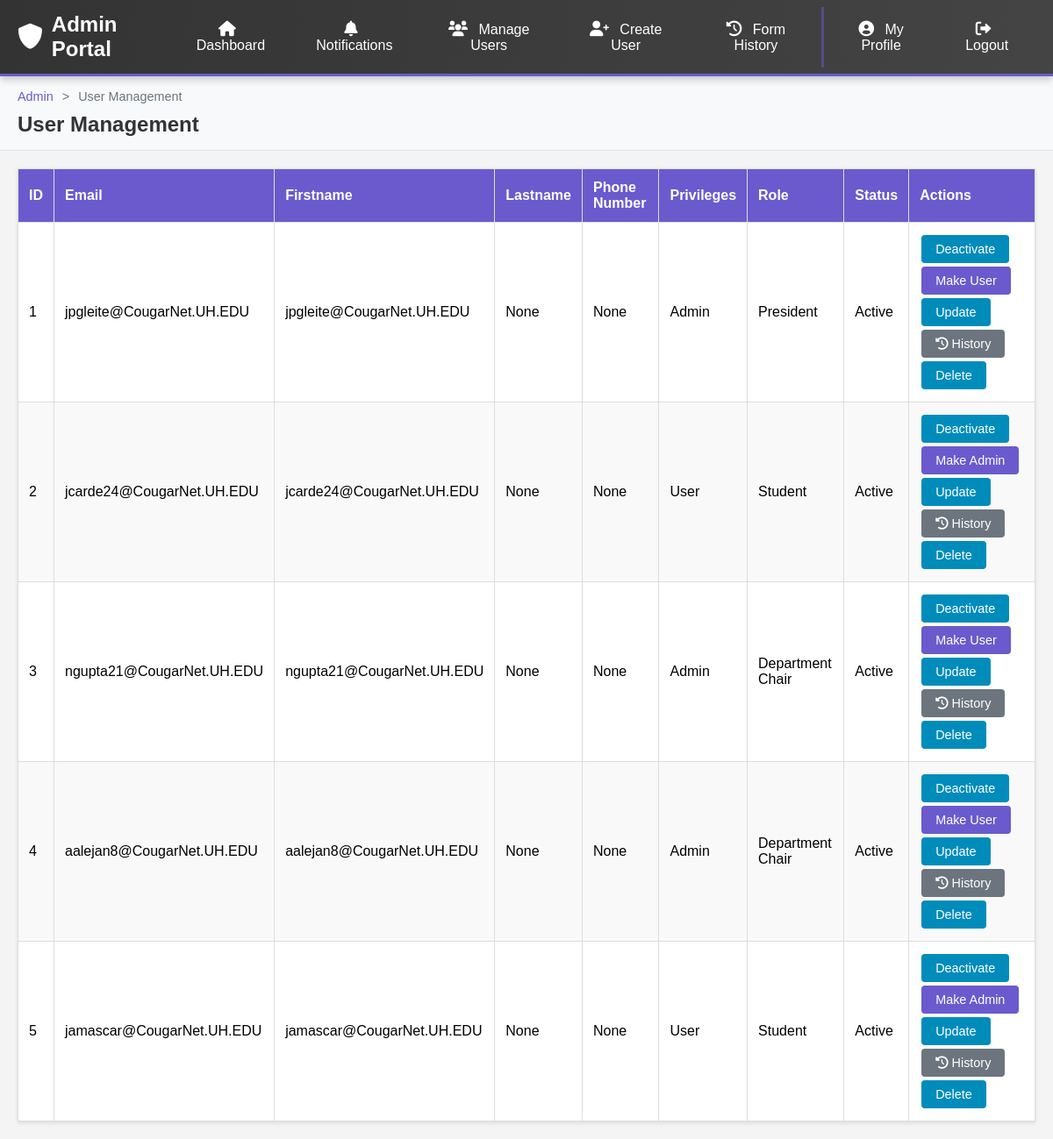
Page /a on the earlier database version.
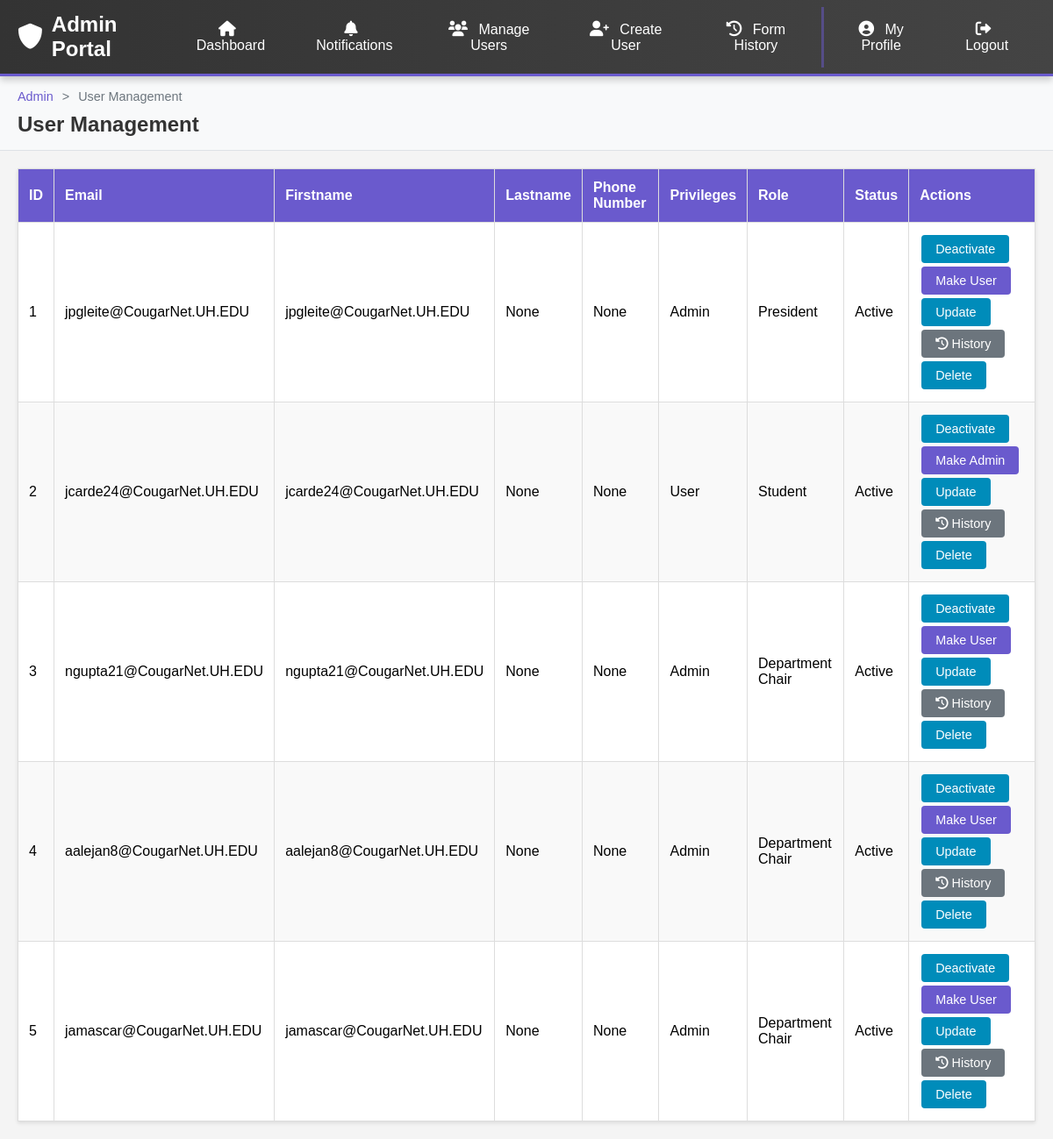
Same page on the later database version.
### main.py (models this page shows, shortened)
class Profile(db.Model):
    id = db.Column(db.Integer, primary_key=True)
    first_name = db.Column(db.String(20), nullable=True)
    last_name = db.Column(db.String(20), nullable=True)
    active = db.Column(db.Boolean, default=True, nullable=True)
    pass_word = db.Column(db.String(200), nullable=False)  # Hashed passwords
    privilages_ = db.Column(db.String(20), default='user')
    user_roles = db.relationship('UserRole', back_populates='user')
    email_ = db.Column(db.String(100), nullable=True)
    usertokenid = db.Column(db.String(100), nullable=True)
    bio = db.Column(db.Text, nullable=True)
    phoneN_ = db.Column(db.String(200), nullable=True)
    address = db.Column(db.String(200), nullable=True)
    enroll_status = db.Column(db.String(200), nullable=True)
    date_created = db.Column(db.DateTime, default=datetime.utcnow)

class UserRole(db.Model):
    __tablename__ = 'user_roles'
    id = db.Column(db.Integer, primary_key=True)
    user_id = db.Column(db.Integer, db.ForeignKey('profile.id'))
    role_id = db.Column(db.Integer, db.ForeignKey('roles.id'))
    department_id = db.Column(db.Integer, db.ForeignKey('departments.id'))
    role = db.relationship('Role', back_populates='user_roles')
    department = db.relationship('Department')
    user = db.relationship('Profile', back_populates='user_roles')

class Role(db.Model):
    __tablename__ = 'roles'
    id = db.Column(db.Integer, primary_key=True)
    name = db.Column(db.String(50), unique=True)  # student, department_chair, president
    level = db.Column(db.Integer)  # 1=student, 2=chair, 3=president
    user_roles = db.relationship('UserRole', back_populates='role')

### main.py (the view)
@app.route('/a')
def ad():
    profiles = Profile.query.all()  # Retrieve all profiles from the database
    return render_template('adminpage.html', profiles=profiles)

### main.py (called while the page is built)
@app.before_request
def check_user_active():
    user_id = session.get('user_id')
    if user_id:
        user = Profile.query.get(user_id)
        if user and not user.active and user.privilages_ != 'admin':
            session.clear()  # Clear session to prevent further access
            return redirect(url_for('deactivated'))  # Redirect to a deactivated page

### templates/adminpage.html (shortened to what this page needs)
<!DOCTYPE html>
<html>
  <head>
    <link
      rel="stylesheet"
      href="https://cdnjs.cloudflare.com/ajax/libs/font-awesome/6.0.0/css/all.min.css"
    />
    <link
      rel="stylesheet"
      href="{{ url_for('static', filename='css/admin_navbar.css') }}"
    />
  </head>
  <body>
    <nav class="admin-navbar">
      <div class="nav-container">
        <div class="top-bar">
          <a href="/ap" class="logo">
            <i class="fas fa-shield-alt"></i> Admin Portal
          </a>
        </div>
        <div class="nav-links">
          <a href="/ap"><i class="fas fa-home"></i> Dashboard</a>
          <a href="/notifications"><i class="fas fa-bell"></i> Notifications</a>
          <a href="/adminpage"><i class="fas fa-users"></i> Manage Users</a>
          <a href="/create"><i class="fas fa-user-plus"></i> Create User</a>
          <a href="/form_history"
            ><i class="fas fa-history"></i> Form History</a
          >
          <a href="/profile" class="profile-link"
            ><i class="fas fa-user-circle"></i> My Profile</a
          >
          <a href="{{ url_for('logout') }}"
            ><i class="fas fa-sign-out-alt"></i> Logout</a
          >
        </div>
      </div>
    </nav>
    <div class="page-header">
      <ul class="breadcrumb">
        <li><a href="/ap">Admin</a></li>
        <li class="current">User Management</li>
      </ul>
      <h2>User Management</h2>
    </div>
    <div class="main-container">
      <table>
        <thead>
          <tr>
            <th>ID</th>
            <th>Email</th>
            <th>Firstname</th>
            <th>Lastname</th>
            <th>Phone Number</th>
            <th>Privileges</th>
            <th>Role</th>
            <th>Status</th>
            <th>Actions</th>
          </tr>
        </thead>
        <tbody>
          {% for data in profiles %}
          <tr>
            <td>{{ data.id }}</td>
            <td>{{data.email_}}</td>
            <td>{{ data.first_name }}</td>
            <td>{{ data.last_name }}</td>
            <td>{{ data.phoneN_ }}</td>
            <td>
              {% if data.privilages_ == "admin" %} Admin {% else %} User {%
              endif %}
            </td>
            <td>
              {% if data.user_roles %} {% for user_role in data.user_roles %}
              <span class="role-badge role-{{ user_role.role.name }}">
                {{ user_role.role.name|replace('_', ' ')|title }}
              </span>
              {% endfor %} {% else %}
              <span class="role-badge role-student">Student</span>
              {% endif %}
            </td>
            <td>{% if data.active %} Active {% else %} Inactive {% endif %}</td>
            <td>
              <a href="/active/{{ data.id }}" class="action-btn">
                {% if data.active %} Deactivate {% else %} Activate {% endif %}
              </a>
              <a href="/priv/{{ data.id }}" class="priv-btn">
                {% if data.privilages_ == "user" %} Make Admin {% else %} Make
                User {% endif %}
              </a>
              <a href="/update/{{ data.id }}" class="action-btn">Update</a>
              <a href="/history/{{ data.id }}" class="history-btn">
                <i class="fas fa-history"></i> History
              </a>
              <a
                href="/delete/{{ data.id }}"
                class="action-btn"
                onclick="return confirm('Are you sure you want to delete this user?')"
                >Delete</a
              >
            </td>
          </tr>
          {% endfor %}
        </tbody>
      </table>
    </div>
  </body>
</html>

### static/css/admin_navbar.css (style rules this page uses)
.admin-navbar { background: linear-gradient(90deg, #333 0%, #444 100%); overflow: hidden; box-shadow: 0 4px 10px rgba(0, 0, 0, 0.2); position: sticky; top: 0; z-index: 1000; border-bottom: 3px solid #6a5acd; }
.admin-navbar .nav-container { display: flex; justify-content: space-between; align-items: center; max-width: 1200px; margin: 0 auto; padding: 0 20px; }
.admin-navbar .logo { color: white; font-weight: bold; font-size: 1.5rem; padding: 14px 0; text-decoration: none; display: flex; align-items: center; transition: all 0.3s ease; }
.admin-navbar .logo i { margin-right: 10px; font-size: 1.2em; }
.admin-navbar .nav-links { display: flex; margin: 0; padding: 0; }
.admin-navbar .nav-links a { display: flex; align-items: center; color: #f0f0f0; text-align: center; padding: 16px 20px; text-decoration: none; transition: all 0.3s ease; position: relative; font-weight: 500; }
.admin-navbar .nav-links a i { margin-right: 8px; font-size: 1.1em; }
.admin-navbar .nav-links a.profile-link { border-left: 3px solid rgba(106, 90, 205, 0.5); }

### templates/adminpage.html (style rules this page uses)
body { background-color: #f4f4f4; font-family: Arial, sans-serif; margin: 0; padding: 0; color: #333; }
.admin-navbar { background-color: #333; overflow: hidden; box-shadow: 0 4px 8px rgba(0, 0, 0, 0.2); position: sticky; top: 0; z-index: 1000; }
.admin-navbar .nav-container { display: flex; justify-content: space-between; align-items: center; max-width: 1200px; margin: 0 auto; padding: 0 20px; }
.admin-navbar .logo { color: white; font-weight: bold; font-size: 1.5rem; padding: 14px 0; text-decoration: none; display: flex; align-items: center; }
.admin-navbar .logo i { margin-right: 10px; }
.admin-navbar .nav-links { display: flex; }
.admin-navbar .nav-links a { display: block; color: white; text-align: center; padding: 16px 20px; text-decoration: none; transition: all 0.3s ease; }
.page-header { background-color: #f8f9fa; padding: 15px 20px; border-bottom: 1px solid #dee2e6; max-width: 1200px; margin: 0 auto; }
.page-header .breadcrumb { display: flex; list-style: none; padding: 0; margin: 0; }
.page-header .breadcrumb li { display: inline; font-size: 0.9rem; }
.page-header .breadcrumb li:not(:last-child)::after { content: ">"; margin: 0 10px; color: #6c757d; }
.page-header .breadcrumb a { color: #6a5acd; text-decoration: none; }
.page-header .breadcrumb .current { color: #6c757d; font-weight: 500; }
.page-header h2 { margin: 10px 0 0 0; color: #333; }
.main-container { max-width: 1200px; margin: 20px auto; padding: 0 20px; }
table { width: 100%; border-collapse: collapse; background-color: #fff; color: #000; margin-top: 20px; box-shadow: 0 2px 4px rgba(0, 0, 0, 0.1); }
th, td { border: 1px solid #ddd; padding: 12px; text-align: left; }
th { background-color: #6a5acd; color: #fff; font-weight: 600; }
tr:nth-child(even) { background-color: #f9f9f9; }
.action-btn { display: inline-block; background-color: #008cba; color: #fff; padding: 8px 16px; text-decoration: none; font-size: 0.9rem; border-radius: 4px; transition: background-color 0.3s ease; margin: 2px; }
.priv-btn { display: inline-block; background-color: #6a5acd; color: #fff; padding: 8px 16px; text-decoration: none; font-size: 0.9rem; border-radius: 4px; transition: background-color 0.3s ease; margin: 2px; }
.history-btn { display: inline-block; background-color: #6c757d; color: #fff; padding: 8px 16px; text-decoration: none; font-size: 0.9rem; border-radius: 4px; transition: background-color 0.3s ease; margin: 2px; }

Differences in the rows shown:
changed Profile "jamascar@CougarNet.UH.EDU": privilages_ "User Make Admin" → "Admin Make User"
changed UserRole (number 5 of 5 on the later page): role.name "Student" → "Department Chair"
